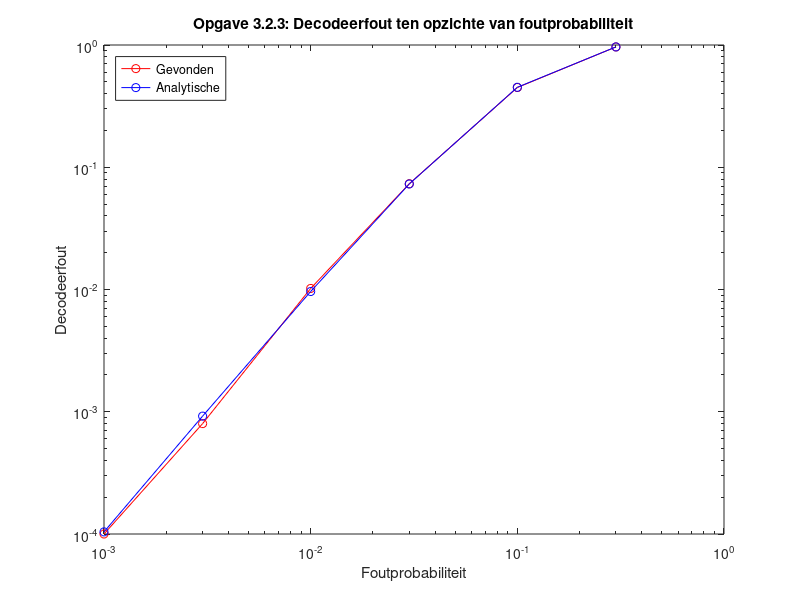

Recreate this plot in MATLAB.
p = [0.3 0.1 0.03 0.01 0.003 0.001];
a_decodeerfoutkans = [0.964732 0.450957 0.0729725 0.00962977 0.000920759 0.000104094];
g_decodeerfoutkans = [0.9641 0.4489 0.0733 0.0102 0.0008 .0001];

waarden_x_as=p;

loglog(waarden_x_as,g_decodeerfoutkans, '-ro', waarden_x_as,a_decodeerfoutkans, '-bo');
title('Opgave 3.2.3: Decodeerfout ten opzichte van foutprobabiliteit');
ylabel('Decodeerfout');
xlabel('Foutprobabiliteit');
leg1 = legend('Gevonden', 'Analytische');
set(leg1,'Location','NorthWest')